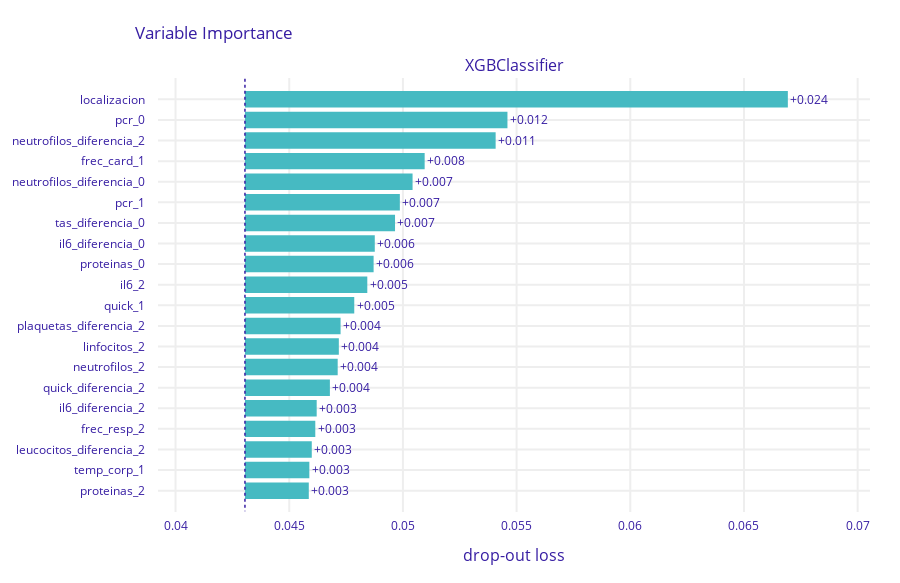

Source (notebook cell):
### Markdown cell above
0.7333

### Code cell
exp = dx.Explainer(best_model, X, y)
vi = exp.model_parts(max_vars=30)
vi.plot(max_vars=20)

### Figure 1 — Plotly figure (JSON) as saved in the notebook; plotly's stock layout.template omitted (floating-point values rounded to 4 significant figures)
{"data": [{"base": 0.04305, "hoverinfo": "text", "hoverlabel": {"bgcolor": "rgba(0,0,0,0.8)"}, "hovertext": ["Model: XGBClassifier loss after<br>variable: localizacion is permuted: 0.067<br>Drop-out loss change: +0.024", "Model: XGBClassifier loss after<br>variable: pcr_0 is permuted: 0.055<br>Drop-out loss change: +0.012", "Model: XGBClassifier loss after<br>variable: neutrofilos_diferencia_2 is permuted: 0.054<br>Drop-out loss change: +0.011", "Model: XGBClassifier loss after<br>variable: frec_card_1 is permuted: 0.051<br>Drop-out loss change: +0.008", "Model: XGBClassifier loss after<br>variable: neutrofilos_diferencia_0 is permuted: 0.05<br>Drop-out loss change: +0.007", "Model: XGBClassifier loss after<br>variable: pcr_1 is permuted: 0.05<br>Drop-out loss change: +0.007", "Model: XGBClassifier loss after<br>variable: tas_diferencia_0 is permuted: 0.05<br>Drop-out loss change: +0.007", "Model: XGBClassifier loss after<br>variable: il6_diferencia_0 is permuted: 0.049<br>Drop-out loss change: +0.006", "Model: XGBClassifier loss after<br>variable: proteinas_0 is permuted: 0.049<br>Drop-out loss change: +0.006", "Model: XGBClassifier loss after<br>variable: il6_2 is permuted: 0.048<br>Drop-out loss change: +0.005", "Model: XGBClassifier loss after<br>variable: quick_1 is permuted: 0.048<br>Drop-out loss change: +0.005", "Model: XGBClassifier loss after<br>variable: plaquetas_diferencia_2 is permuted: 0.047<br>Drop-out loss change: +0.004", "Model: XGBClassifier loss after<br>variable: linfocitos_2 is permuted: 0.047<br>Drop-out loss change: +0.004", "Model: XGBClassifier loss after<br>variable: neutrofilos_2 is permuted: 0.047<br>Drop-out loss change: +0.004", "Model: XGBClassifier loss after<br>variable: quick_diferencia_2 is permuted: 0.047<br>Drop-out loss change: +0.004", "Model: XGBClassifier loss after<br>variable: il6_diferencia_2 is permuted: 0.046<br>Drop-out loss change: +0.003", "Model: XGBClassifier loss after<br>variable: frec_resp_2 is permuted: 0.046<br>Drop-out loss change: +0.003", "Model: XGBClassifier loss after<br>variable: leucocitos_diferencia_2 is permuted: 0.046<br>Drop-out loss change: +0.003", "Model: XGBClassifier loss after<br>variable: temp_corp_1 is permuted: 0.046<br>Drop-out loss change: +0.003", "Model: XGBClassifier loss after<br>variable: proteinas_2 is permuted: 0.046<br>Drop-out loss change: +0.003"], "marker": {"color": "#46bac2"}, "orientation": "h", "showlegend": false, "text": ["+0.024", "+0.012", "+0.011", "+0.008", "+0.007", "+0.007", "+0.007", "+0.006", "+0.006", "+0.005", "+0.005", "+0.004", "+0.004", "+0.004", "+0.004", "+0.003", "+0.003", "+0.003", "+0.003", "+0.003"], "textposition": "outside", "type": "bar", "x": [0.02388, 0.01155, 0.01103, 0.007904, 0.007373, 0.006813, 0.006601, 0.005711, 0.005659, 0.005381, 0.004808, 0.004206, 0.004129, 0.004079, 0.003736, 0.003155, 0.003094, 0.002939, 0.002832, 0.002808], "xaxis": "x", "y": ["localizacion", "pcr_0", "neutrofilos_diferencia_2", "frec_card_1", "neutrofilos_diferencia_0", "pcr_1", "tas_diferencia_0", "il6_diferencia_0", "proteinas_0", "il6_2", "quick_1", "plaquetas_diferencia_2", "linfocitos_2", "neutrofilos_2", "quick_diferencia_2", "il6_diferencia_2", "frec_resp_2", "leucocitos_diferencia_2", "temp_corp_1", "proteinas_2"], "yaxis": "y"}], "layout": {"annotations": [{"font": {"size": 16}, "showarrow": false, "text": "XGBClassifier", "x": 0.5, "xanchor": "center", "xref": "paper", "y": 1, "yanchor": "bottom", "yref": "paper"}, {"font": {"size": 16}, "showarrow": false, "text": "drop-out loss", "x": 0.5, "xanchor": "center", "xref": "paper", "y": 0, "yanchor": "top", "yref": "paper", "yshift": -30}], "font": {"color": "#371ea3"}, "height": 583, "margin": {"b": 71, "r": 30, "t": 78}, "shapes": [{"line": {"color": "#371ea3", "dash": "dot", "width": 1.5}, "type": "line", "x0": 0.04305, "x1": 0.04305, "xref": "x", "y0": -1, "y1": 20, "yref": "y"}], "title": {"text": "Variable Importance", "x": 0.15}, "xaxis": {"anchor": "y", "automargin": true, "domain": [0, 1], "fixedrange": true, "gridwidth": 2, "range": [0.03923, 0.07054], "tickcolor": "white", "ticklen": 3, "ticks": "outside", "type": "linear", "zeroline": false}, "yaxis": {"anchor": "x", "automargin": true, "autorange": "reversed", "domain": [0, 1], "fixedrange": true, "gridwidth": 2, "tickcolor": "white", "ticklen": 10, "ticks": "outside", "type": "category"}}}
